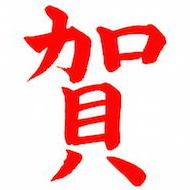
#> input picture img.jpg, 190 x 190 px
$ python imgGen.py 1.0
#> lines starting #> are read from the running program, lines starting #| are printed output that depends on the picture; after the words box and inside, x2 and y2 are one past the last pixel; in counts of white or black regions, pixels touching at a corner belong together
#/usr/bin/env python
#-*- coding: utf-8 -*-
# add_noise.py
#
# usage python add_noise.py <origin> <noise-rate> [<output>]
#

import sys
import random

#import Image
from myutil import save_or_show
import cv2
import numpy as np

def add_noise0(img, noise_rate):
    height, width = img.shape

    for y in range(height):
        for x in range(width):
            if random.random() < noise_rate:
                img[x, y] = abs(255 - img[x, y])
    return img

def bin(img):

    mask = img > 122
    im_bi = np.zeros((img.shape[0],img.shape[1]),np.uint8)
    im_bi[mask] = 255
    return im_bi

if __name__ == "__main__":

    infile = "img.jpg"

    noise_rate = float(sys.argv[1]) / 100
    #noise_rate = 5.0 / 100
    img = cv2.imread(infile, 0)
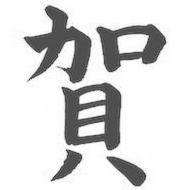
#> img: shape (190, 190); min 47, max 255, mean 217.3
    img = bin(img)
#> in bin, `mask = img > 122`:
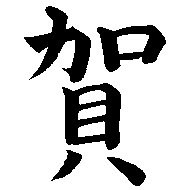
#> mask: shape (190, 190) bool; 80.7% white; 5 black regions, box (x1, y1, x2, y2) and area: (62, 83, 121, 150) 2315, (24, 6, 91, 83) 2149, (97, 25, 166, 72) 1627, (107, 157, 146, 186) 507, (51, 150, 82, 181) 373
    img2 = add_noise0(img, noise_rate)
#> after the loop in add_noise0, `for y in range(height):`:
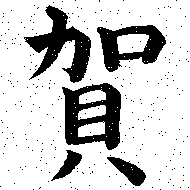
#> img: shape (190, 190); 80.1% white; 274 black regions (269 under 20 px), largest, box (x1, y1, x2, y2) and area: (62, 83, 121, 150) 2295, (24, 5, 91, 83) 2134, (97, 25, 166, 72) 1606, (107, 157, 146, 186) 505, (51, 150, 82, 181) 372
    cv2.imwrite("noise.png", img2)
